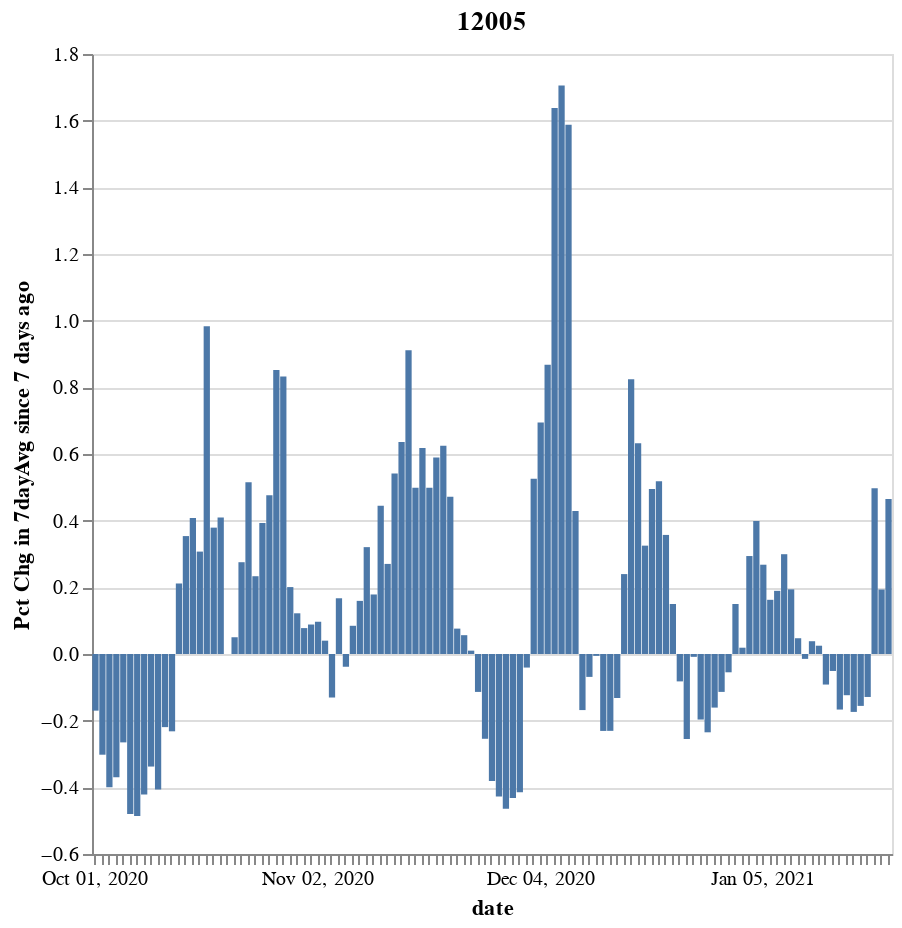
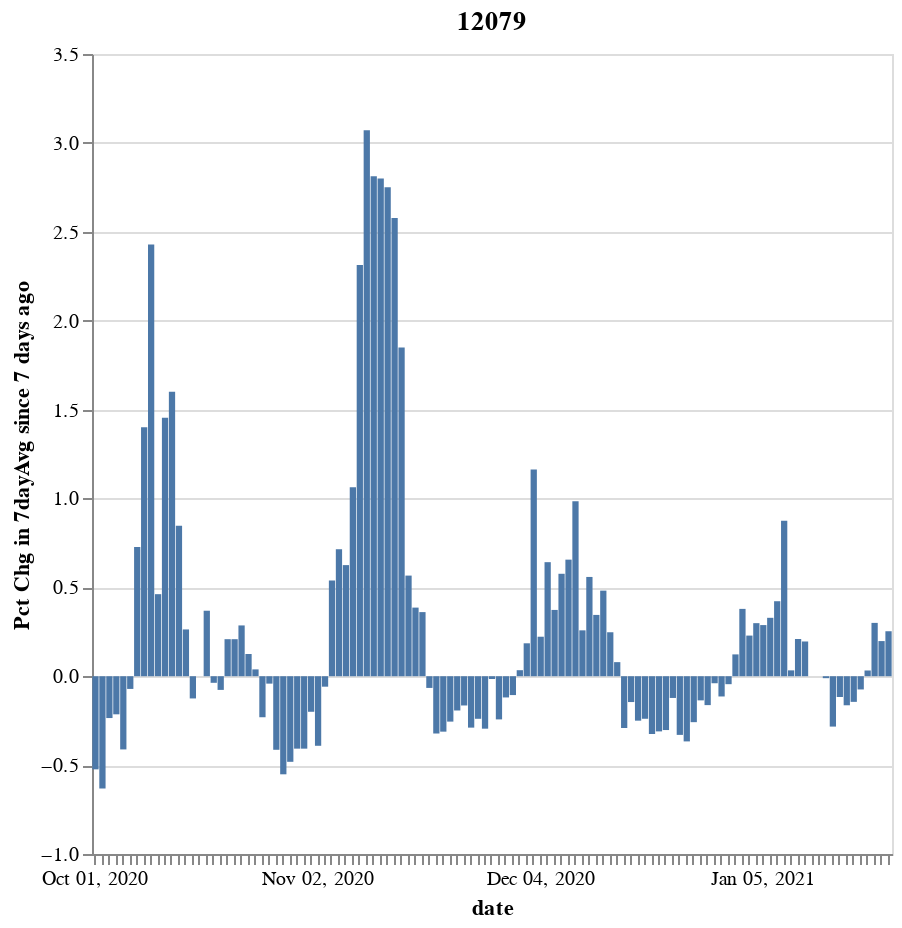
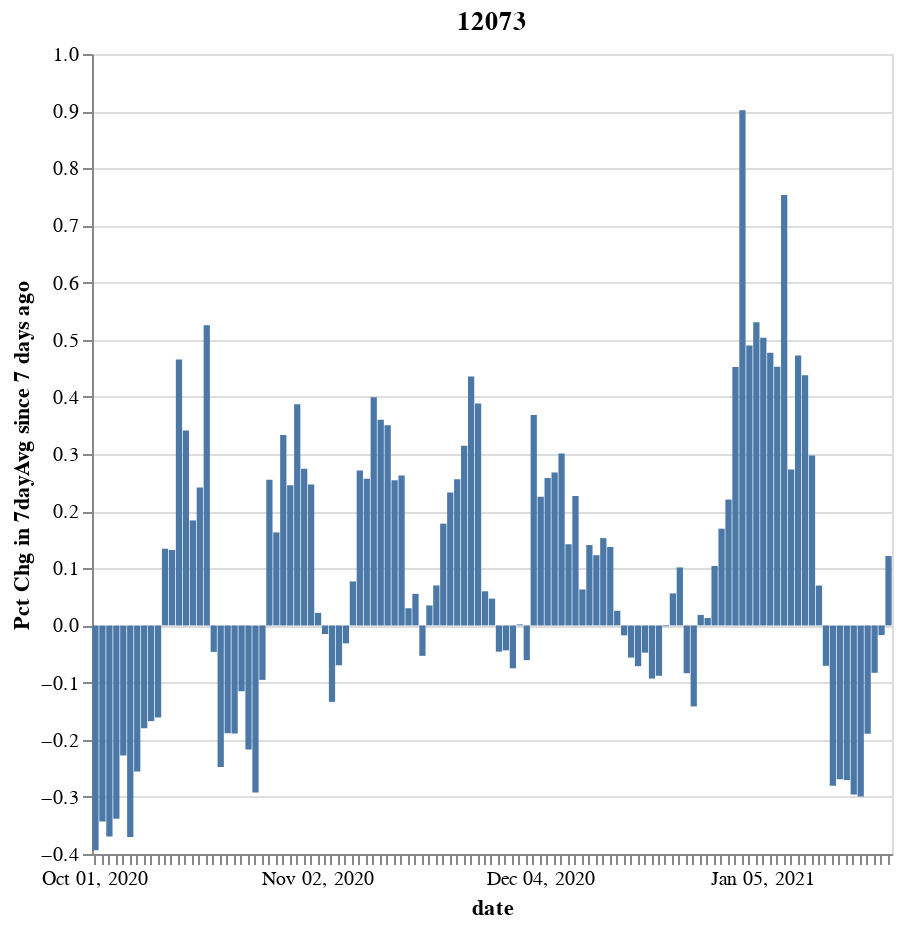
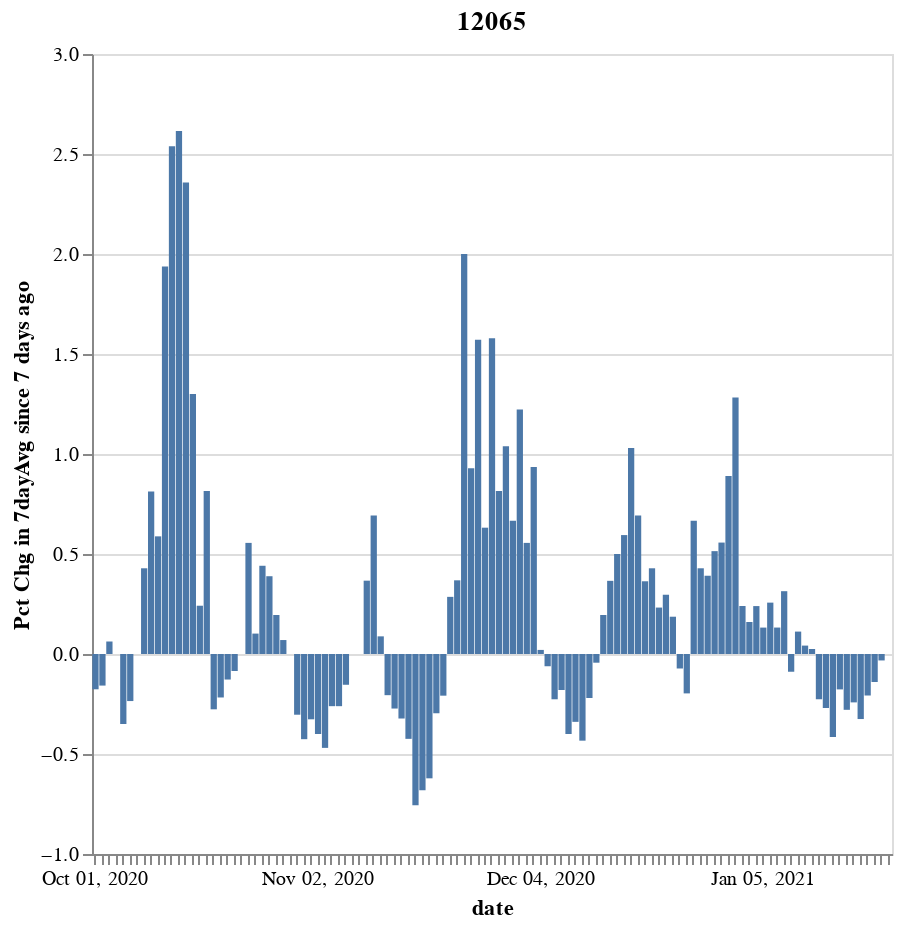

Notebook code for these charts, in order:
### Code cell
date_time_str = '2020-10-01'
date_time_obj = datetime.strptime(date_time_str, '%Y-%m-%d')

field = 'pct_dt_7_7day_avgs'
field_title = "Pct Chg in 7dayAvg since 7 days ago"
for countyFIPS in source['countyFIPS'].head(5):
    chart_title = str(countyFIPS)
    state_df = df_cases_7day_tidy[(df_cases_7day_tidy['countyFIPS'] == countyFIPS) & (df_cases_7day_tidy['Date'] >= date_time_obj )]
    chart1 = alt.Chart(state_df).mark_bar().encode(
                         x=alt.X('yearmonthdate(Date):O', title='date', axis=alt.Axis(labelSeparation=10)),
                         y=alt.Y(field, title=field_title),
                         ).properties( width=400, height=400, title=chart_title)
    display(chart1)
